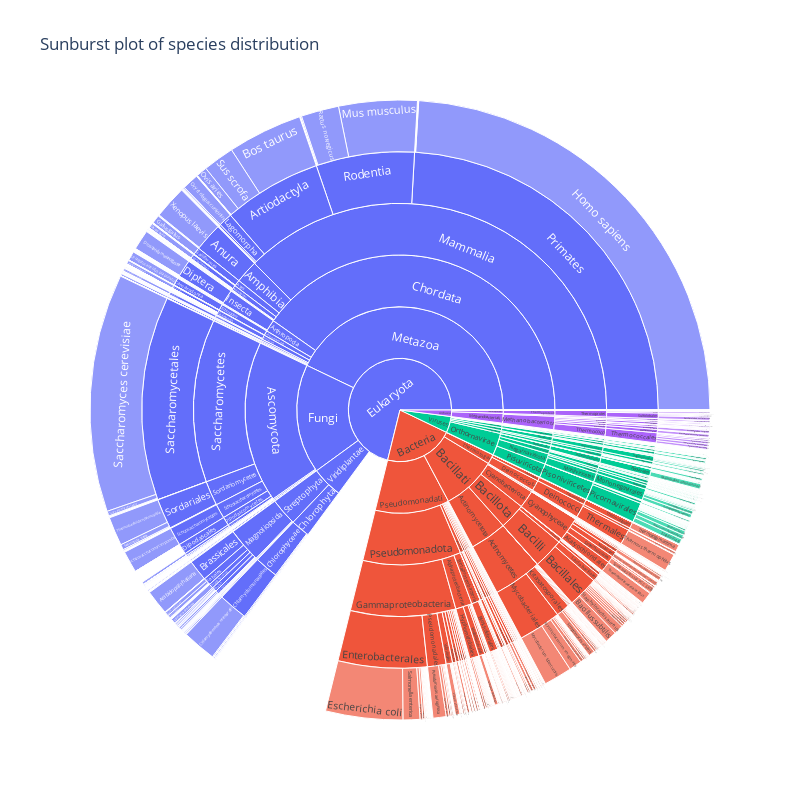

The cell this chart's notebook holds for it:
### Code cell
px.sunburst(
    merged_df,
    path=['domain', 'kingdom', 'phylum', 'class', 'order', 'species'],
    values='Total Count',
    title="Sunburst plot of species distribution",
    color_continuous_scale='orrd',
    height=800,
    width=800
)

### Figure 1 — Plotly figure (JSON) as saved in the notebook; plotly's stock layout.template omitted (floating-point values rounded to 4 significant figures; data arrays with more than 128 entries replaced by an {"elided": "..."} marker saying what was removed)
{"data": [{"branchvalues": "total", "domain": {"x": [0, 1], "y": [0, 1]}, "hovertemplate": "labels=%{label}<br>Total Count=%{value}<br>parent=%{parent}<br>id=%{id}<extra></extra>", "ids": {"elided": "2523 str values"}, "labels": {"elided": "2523 str values"}, "name": "", "parents": {"elided": "2523 str values"}, "type": "sunburst", "values": {"elided": "2523 float values"}}], "layout": {"height": 800, "legend": {"tracegroupgap": 0}, "title": {"text": "Sunburst plot of species distribution"}, "width": 800}}
